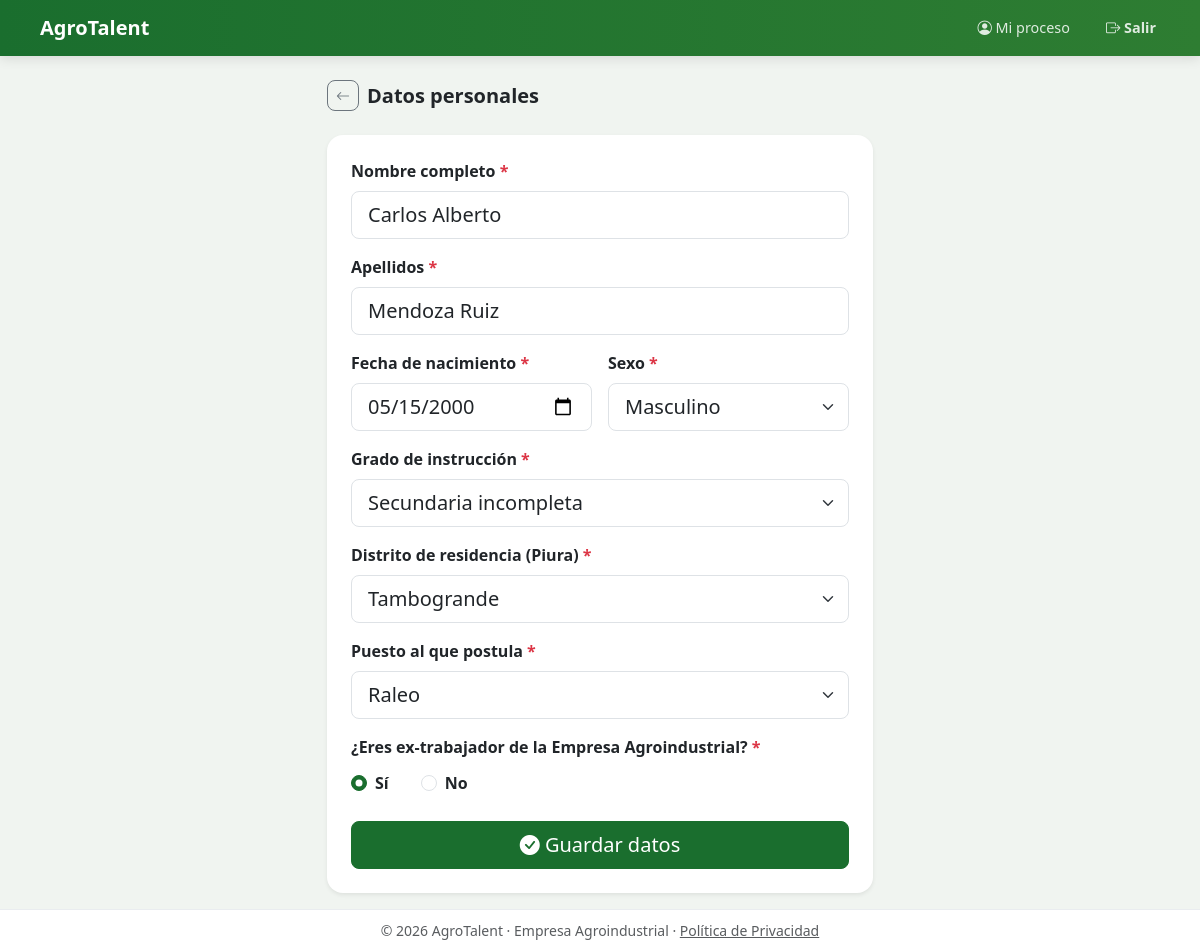
The page /postulante/datos (signed in) on the database its author committed.
### models.py (models this page shows, shortened)
class Usuario(UserMixin, db.Model):
    __tablename__ = 'usuarios'
    id = db.Column(db.Integer, primary_key=True)
    dni = db.Column(db.String(8), unique=True, nullable=False)
    nombres = db.Column(db.String(100))          # capturado en registro
    apellidos = db.Column(db.String(100))
    celular = db.Column(db.String(15), nullable=False)
    correo = db.Column(db.String(120), unique=True, nullable=True)  # staff
    password_hash = db.Column(db.String(255), nullable=False)
    rol = db.Column(db.String(20), nullable=False)   # postulante | rrhh | medico
    verificado = db.Column(db.Boolean, default=False)
    otp_code = db.Column(db.String(6), nullable=True)
    otp_expira = db.Column(db.DateTime, nullable=True)
    intentos_fallidos = db.Column(db.Integer, default=0)
    bloqueado_hasta = db.Column(db.DateTime, nullable=True)
    activo = db.Column(db.Boolean, default=True)
    cargo = db.Column(db.String(100), nullable=True)
    password_temporal = db.Column(db.Boolean, default=False)
    es_jefe = db.Column(db.Boolean, default=False)
    creado_en = db.Column(db.DateTime, default=datetime.utcnow)
    postulante = db.relationship('Postulante', backref='usuario', uselist=False)

class Postulante(db.Model):
    __tablename__ = 'postulantes'
    id = db.Column(db.Integer, primary_key=True)
    usuario_id = db.Column(db.Integer, db.ForeignKey('usuarios.id'), nullable=False)
    convocatoria_id = db.Column(db.Integer, db.ForeignKey('convocatorias.id'), nullable=True)
    fecha_nacimiento = db.Column(db.Date)
    sexo = db.Column(db.String(10))
    grado_instruccion = db.Column(db.String(50))
    distrito = db.Column(db.String(60))
    puesto = db.Column(db.String(60))
    es_extrabajador = db.Column(db.Boolean, default=False)
    datos_completos = db.Column(db.Boolean, default=False)
    estado_proceso = db.Column(db.String(40), default='registrado')
    estado_vacante = db.Column(db.String(30), nullable=True)
    fecha_hora_declaracion = db.Column(db.DateTime)
    fecha_hora_habilitacion = db.Column(db.DateTime)
    creado_en = db.Column(db.DateTime, default=datetime.utcnow)
    validado_en_fundo = db.Column(db.Boolean, default=False)
    validado_en_fundo_en = db.Column(db.DateTime)
    codigo_constancia = db.Column(db.String(12), unique=True, nullable=True)
    inducciones = db.relationship('AvanceInduccion', backref='postulante', lazy=True)
    declaracion = db.relationship('DeclaracionSalud', backref='postulante', uselist=False)
    cita = db.relationship('CitaTopico', backref='postulante', uselist=False)
    historial = db.relationship('HistorialEstado', backref='postulante', lazy=True)
    @property
    def nombres(self):
        return self.usuario.nombres if self.usuario else None
    @property
    def apellidos(self):
        return self.usuario.apellidos if self.usuario else None

class PuestoConvocatoria(db.Model):
    __tablename__ = 'puestos_convocatoria'
    id = db.Column(db.Integer, primary_key=True)
    convocatoria_id = db.Column(db.Integer, db.ForeignKey('convocatorias.id'), nullable=False)
    nombre_puesto = db.Column(db.String(60), nullable=False)
    vacantes_total = db.Column(db.Integer, nullable=False, default=0)
    vacantes_ocupadas = db.Column(db.Integer, default=0)
    @property
    def vacantes_disponibles(self):
        return self.vacantes_total - self.vacantes_ocupadas

### app.py (the view, shortened to what this page needs)
@app.route('/postulante/datos', methods=['GET', 'POST'])
@login_required
@rol_requerido('postulante')
def postulante_datos():
    p = current_user.postulante
    conv = convocatoria_activa()
    conv = convocatoria_activa()
    puestos_conv = [pc.nombre_puesto for pc in conv.puestos if pc.vacantes_disponibles > 0] if conv else []
    def render_form():
        return render_template('postulante/datos.html', postulante=p,
                               distritos=DISTRITOS, puestos=puestos_conv, grados=GRADOS)
    return render_form()

### app.py (called while the page is built)
@login_manager.user_loader
def load_user(uid):
    return db.session.get(Usuario, int(uid))

def rol_requerido(*roles):
    def decorator(f):
        @wraps(f)
        def wrapped(*args, **kwargs):
            if not current_user.is_authenticated or current_user.rol not in roles:
                flash('Acceso restringido.', 'danger')
                return redirect(url_for('login'))
            return f(*args, **kwargs)
        return wrapped
    return decorator

def convocatoria_activa():
    return Convocatoria.query.filter_by(activa=True).first()

### templates/postulante/datos.html (shortened to what this page needs)
{% extends "base.html" %}
{% block content %}
<div class="row justify-content-center">
  <div class="col-12 col-md-7 col-lg-6">
    <div class="d-flex align-items-center gap-2 mb-4">
      <a href="{{ url_for('postulante_dashboard') }}" class="btn btn-sm btn-outline-secondary rounded-3"><i class="bi bi-arrow-left"></i></a>
      <h5 class="fw-bold mb-0">Datos personales</h5>
    </div>
    <div class="card border-0 shadow-sm rounded-4">
      <div class="card-body p-4">
        <form method="POST">
          <div class="row g-3">
            <div class="col-12">
              <label class="form-label fw-semibold">Nombre completo <span class="text-danger">*</span></label>
              <input type="text" name="nombres" class="form-control form-control-lg rounded-3"
                     value="{{ postulante.nombres or '' }}"
                     placeholder="Ingresa tus nombres completos" required>
            </div>
            <div class="col-12">
              <label class="form-label fw-semibold">Apellidos <span class="text-danger">*</span></label>
              <input type="text" name="apellidos" class="form-control form-control-lg rounded-3"
                     value="{{ postulante.apellidos or '' }}"
                     placeholder="Ingresa tus apellidos completos" required>
            </div>
            <div class="col-12 col-sm-6">
              <label class="form-label fw-semibold">Fecha de nacimiento <span class="text-danger">*</span></label>
              <input type="date" name="fecha_nacimiento" class="form-control form-control-lg rounded-3"
                     value="{{ postulante.fecha_nacimiento.strftime('%Y-%m-%d') if postulante.fecha_nacimiento else '' }}" required>
            </div>
            <div class="col-12 col-sm-6">
              <label class="form-label fw-semibold">Sexo <span class="text-danger">*</span></label>
              <select name="sexo" class="form-select form-select-lg rounded-3" required>
                <option value="Masculino" {% if postulante.sexo == 'Masculino' %}selected{% endif %}>Masculino</option>
              </select>
            </div>
            <div class="col-12">
              <label class="form-label fw-semibold">Grado de instrucción <span class="text-danger">*</span></label>
              <select name="grado_instruccion" class="form-select form-select-lg rounded-3" required>
                {% for g in grados %}
                <option value="{{ g }}" {% if postulante.grado_instruccion == g %}selected{% endif %}>{{ g }}</option>
                {% endfor %}
              </select>
            </div>
            <div class="col-12">
              <label class="form-label fw-semibold">Distrito de residencia (Piura) <span class="text-danger">*</span></label>
              <select name="distrito" class="form-select form-select-lg rounded-3" required>
                {% for d in distritos %}
                <option value="{{ d }}" {% if postulante.distrito == d %}selected{% endif %}>{{ d }}</option>
                {% endfor %}
              </select>
            </div>
            <div class="col-12">
              <label class="form-label fw-semibold">Puesto al que postula <span class="text-danger">*</span></label>
              <select name="puesto" class="form-select form-select-lg rounded-3" required>
                {% for p in puestos %}
                <option value="{{ p }}" {% if postulante.puesto == p %}selected{% endif %}>{{ p }}</option>
                {% endfor %}
              </select>
            </div>
            <div class="col-12">
              <label class="form-label fw-semibold">¿Eres ex-trabajador de la Empresa Agroindustrial? <span class="text-danger">*</span></label>
              <div class="d-flex gap-3 mt-1">
                <div class="form-check form-check-inline">
                  <input class="form-check-input" type="radio" name="es_extrabajador" value="si" id="extSi"
                         {% if postulante.es_extrabajador %}checked{% endif %} required>
                  <label class="form-check-label fw-semibold" for="extSi">Sí</label>
                </div>
                <div class="form-check form-check-inline">
                  <input class="form-check-input" type="radio" name="es_extrabajador" value="no" id="extNo"
                         {% if postulante.datos_completos and not postulante.es_extrabajador %}checked{% endif %} required>
                  <label class="form-check-label fw-semibold" for="extNo">No</label>
                </div>
              </div>
            </div>
          </div>
          <div class="d-grid mt-4">
            <button type="submit" class="btn btn-success btn-lg rounded-3">
              <i class="bi bi-check-circle-fill"></i> Guardar datos
            </button>
          </div>
        </form>
      </div>
    </div>
  </div>
</div>
{% endblock %}

### static/css/main.css (style rules this page uses)
:root { --verde: #1a6e2e; --verde-medio: #28a745; --verde-claro: #e8f5e9; --amarillo: #f5c518; --gris: #f8f9fa; --texto: #212529; --muted: #6c757d; }
body { font-family: 'Segoe UI', system-ui, sans-serif; background-color: #f0f4f0; color: var(--texto); min-height: 100vh; display: flex; flex-direction: column; }
.card { transition: box-shadow .15s; }
.btn-success { background-color: var(--verde); border-color: var(--verde); }
.form-check-input:checked { background-color: var(--verde); border-color: var(--verde); }

### rows shown on the page
Usuario: nombres "Carlos Alberto", apellidos "Mendoza Ruiz"
Postulante: fecha_nacimiento "05/15/2000", sexo "Masculino", grado_instruccion "Secundaria incompleta", distrito "Tambogrande", puesto "Raleo", es_extrabajador "☑ Sí", es_extrabajador "☐ No"
